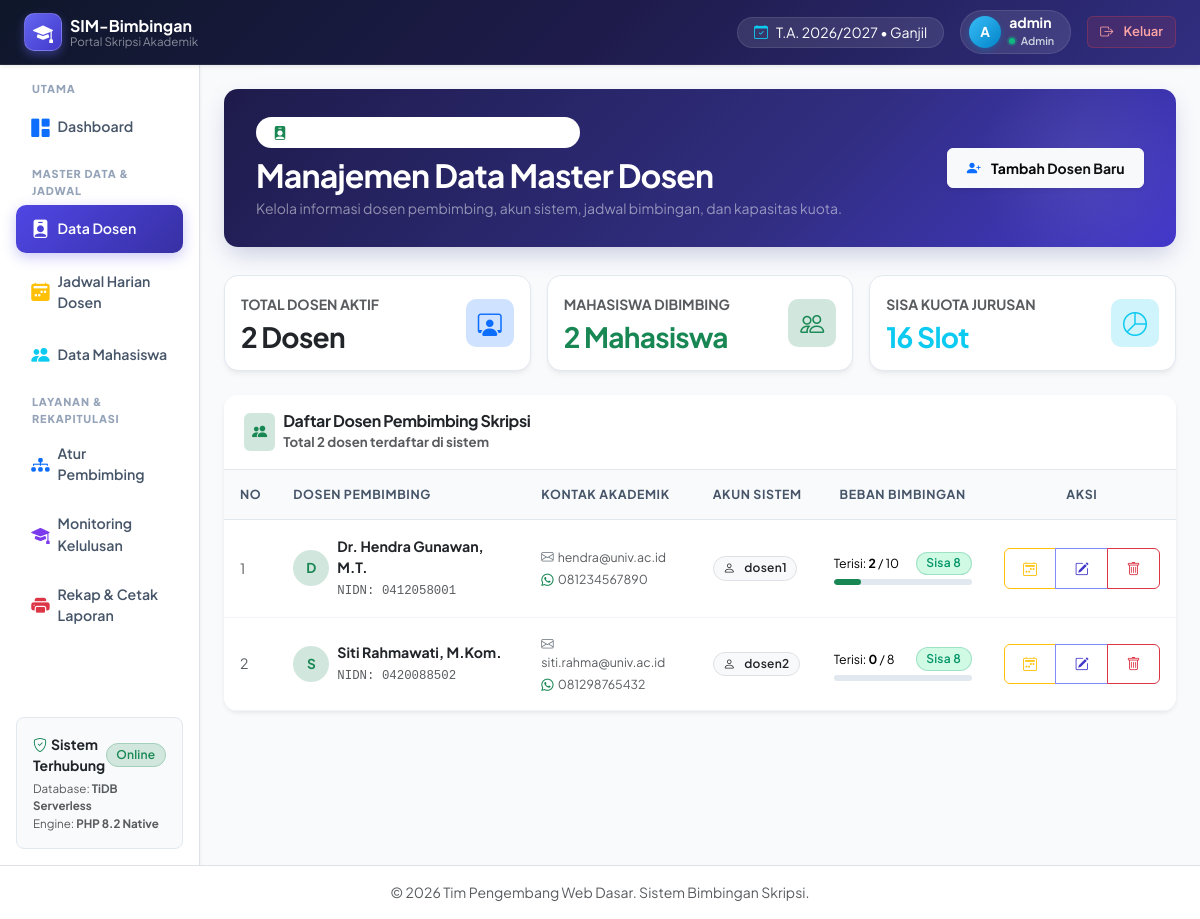
Screenshot of /admin/data_dosen.php (signed in) with the database file from the repository.
### tables this page shows
CREATE TABLE IF NOT EXISTS dosen (
    id INT AUTO_INCREMENT PRIMARY KEY,
    user_id INT NOT NULL,
    nidn VARCHAR(20) NOT NULL UNIQUE,
    nama_dosen VARCHAR(100) NOT NULL,
    email VARCHAR(100) NOT NULL,
    no_whatsapp VARCHAR(20),
    foto_profil VARCHAR(255) DEFAULT 'default.png',
    kuota_bimbingan INT DEFAULT 10,
    created_at TIMESTAMP DEFAULT CURRENT_TIMESTAMP,
    FOREIGN KEY (user_id) REFERENCES users(id) ON DELETE CASCADE
);

CREATE TABLE IF NOT EXISTS users (
    id INT AUTO_INCREMENT PRIMARY KEY,
    username VARCHAR(50) NOT NULL UNIQUE,
    password VARCHAR(255) NOT NULL,
    role ENUM('admin', 'dosen', 'mahasiswa') NOT NULL,
    created_at TIMESTAMP DEFAULT CURRENT_TIMESTAMP
);

### admin/data_dosen.php (the view, shortened to what this page needs)
<?php
require_once '../config/database.php';
$query = "
    SELECT
        d.*,
        u.username,
        COUNT(m.id) AS total_mahasiswa
    FROM dosen d
    INNER JOIN users u ON d.user_id = u.id
    LEFT JOIN mahasiswa m ON d.id = m.dosen_pembimbing_id
    GROUP BY d.id, u.username
    ORDER BY d.nama_dosen ASC
";
$dosen_list = $pdo->query($query)->fetchAll();
$total_kapasitas = 0;
$total_terisi = 0;
foreach ($dosen_list as $row) {
    $total_kapasitas += (int)$row['kuota_bimbingan'];
    $total_terisi += (int)$row['total_mahasiswa'];
}
$total_sisa = $total_kapasitas - $total_terisi;
require_once '../templates/header.php';
require_once '../templates/sidebar_admin.php';
?>
<div class="hero-banner d-flex flex-column flex-md-row justify-content-between align-items-md-center gap-3">
    <div>
        <div class="d-inline-flex align-items-center gap-2 px-3 py-1 rounded-pill bg-white bg-opacity-15 text-white small mb-2 border border-white border-opacity-10">
            <i class="bi bi-person-badge-fill text-success"></i>
            <span>Direktori Tenaga Pengajar & Pembimbing</span>
        </div>
        <h2 class="fw-bold text-white mb-1">Manajemen Data Master Dosen</h2>
        <p class="text-white-50 small mb-0">Kelola informasi dosen pembimbing, akun sistem, jadwal bimbingan, dan kapasitas kuota.</p>
    </div>
    <div class="d-flex align-items-center gap-2">
        <button type="button" class="btn btn-light shadow-sm fw-bold" data-bs-toggle="modal" data-bs-target="#modalTambahDosen">
            <i class="bi bi-person-plus-fill text-primary me-1"></i> Tambah Dosen Baru
        </button>
    </div>
</div>
<div class="row g-3 mb-4">
    <div class="col-md-4">
        <div class="metric-card p-3">
            <div class="d-flex justify-content-between align-items-center">
                <div>
                    <span class="small text-muted fw-bold text-uppercase">Total Dosen Aktif</span>
                    <h3 class="fw-bold text-dark mb-0 mt-1"><?= count($dosen_list); ?> Dosen</h3>
                </div>
                <div class="metric-icon-box bg-primary-subtle text-primary">
                    <i class="bi bi-person-workspace"></i>
                </div>
            </div>
        </div>
    </div>
    <div class="col-md-4">
        <div class="metric-card p-3">
            <div class="d-flex justify-content-between align-items-center">
                <div>
                    <span class="small text-muted fw-bold text-uppercase">Mahasiswa Dibimbing</span>
                    <h3 class="fw-bold text-success mb-0 mt-1"><?= $total_terisi; ?> Mahasiswa</h3>
                </div>
                <div class="metric-icon-box bg-success-subtle text-success">
                    <i class="bi bi-people"></i>
                </div>
            </div>
        </div>
    </div>
    <div class="col-md-4">
        <div class="metric-card p-3">
            <div class="d-flex justify-content-between align-items-center">
                <div>
                    <span class="small text-muted fw-bold text-uppercase">Sisa Kuota Jurusan</span>
                    <h3 class="fw-bold text-info mb-0 mt-1"><?= $total_sisa; ?> Slot</h3>
                </div>
                <div class="metric-icon-box bg-info-subtle text-info">
                    <i class="bi bi-pie-chart"></i>
                </div>
            </div>
        </div>
    </div>
</div>
<div class="card shadow-sm border-0">
    <div class="card-header bg-white py-3 d-flex justify-content-between align-items-center">
        <div class="d-flex align-items-center gap-2">
            <span class="p-2 rounded bg-success-subtle text-success">
                <i class="bi bi-people-fill"></i>
            </span>
            <div>
                <h6 class="fw-bold mb-0 text-dark">Daftar Dosen Pembimbing Skripsi</h6>
                <small class="text-muted">Total <?= count($dosen_list); ?> dosen terdaftar di sistem</small>
            </div>
        </div>
    </div>
    <div class="card-body p-0">
        <div class="table-responsive">
            <table class="table table-hover align-middle mb-0">
                <thead class="table-light">
                    <tr>
                        <th class="ps-3" style="width: 50px;">No</th>
                        <th>Dosen Pembimbing</th>
                        <th>Kontak Akademik</th>
                        <th>Akun Sistem</th>
                        <th class="text-center" style="min-width: 170px;">Beban Bimbingan</th>
                        <th class="text-center" style="width: 180px;">Aksi</th>
                    </tr>
                </thead>
                <tbody>
                    <?php if (empty($dosen_list)): ?>
                        <tr>
                            <td colspan="6" class="text-center text-muted py-5">
                                <i class="bi bi-person-x fs-2 d-block text-secondary mb-2"></i>
                                Belum ada data dosen tersimpan.
                            </td>
                        </tr>
                    <?php else: ?>
                        <?php
                        $no = 1;
                        foreach ($dosen_list as $row):
                            $bimbingan = (int)$row['total_mahasiswa'];
                            $kuota     = (int)$row['kuota_bimbingan'];
                            $sisa      = $kuota - $bimbingan;
                            $persen    = $kuota > 0 ? min(100, round(($bimbingan / $kuota) * 100)) : 0;
                            $initial   = strtoupper(substr($row['nama_dosen'], 0, 1));
                        ?>
                            <tr>
                                <td class="ps-3 text-muted"><?= $no++; ?></td>
                                <td>
                                    <div class="d-flex align-items-center gap-2">
                                        <div class="avatar-initial bg-success-subtle text-success">
                                            <?= $initial; ?>
                                        </div>
                                        <div>
                                            <div class="fw-bold text-dark"><?= htmlspecialchars($row['nama_dosen']); ?></div>
                                            <span class="font-monospace text-muted small">NIDN: <?= htmlspecialchars($row['nidn']); ?></span>
                                        </div>
                                    </div>
                                </td>
                                <td>
                                    <div class="small text-muted">
                                        <div><i class="bi bi-envelope text-secondary me-1"></i><?= htmlspecialchars($row['email']); ?></div>
                                        <?php if (!empty($row['no_whatsapp'])): ?>
                                            <div class="mt-1"><i class="bi bi-whatsapp text-success me-1"></i><?= htmlspecialchars($row['no_whatsapp']); ?></div>
                                        <?php endif; ?>
                                    </div>
                                </td>
                                <td>
                                    <span class="badge bg-light text-dark border">
                                        <i class="bi bi-person me-1"></i><?= htmlspecialchars($row['username']); ?>
                                    </span>
                                </td>
                                <td>
                                    <div class="d-flex justify-content-between align-items-center small mb-1">
                                        <span>Terisi: <strong><?= $bimbingan; ?></strong> / <?= $kuota; ?></span>
                                        <span class="badge <?= ($sisa > 0) ? 'bg-success' : 'bg-danger'; ?>">
                                            <?= ($sisa > 0) ? "Sisa {$sisa}" : 'Penuh'; ?>
                                        </span>
                                    </div>
                                    <div class="progress" style="height: 6px;">
                                        <div class="progress-bar <?= ($persen >= 100) ? 'bg-danger' : (($persen >= 75) ? 'bg-warning' : 'bg-success'); ?>"
                                             role="progressbar" style="width: <?= $persen; ?>%"></div>
                                    </div>
                                </td>
                                <td class="text-center">
                                    <div class="btn-group btn-group-sm">
                                        <a href="jadwal_dosen.php?dosen_id=<?= $row['id']; ?>" class="btn btn-outline-warning" title="Atur Jadwal Bimbingan">
                                            <i class="bi bi-calendar2-week"></i>
                                        </a>
                                        <button type="button" class="btn btn-outline-primary btn-edit"
                                                data-bs-toggle="modal"
                                                data-bs-target="#modalEditDosen"
                                                data-id="<?= $row['id']; ?>"
                                                data-userid="<?= $row['user_id']; ?>"
                                                data-nidn="<?= htmlspecialchars($row['nidn']); ?>"
                                                data-nama="<?= htmlspecialchars($row['nama_dosen']); ?>"
                                                data-email="<?= htmlspecialchars($row['email']); ?>"
                                                data-wa="<?= htmlspecialchars($row['no_whatsapp']); ?>"
                                                data-kuota="<?= $row['kuota_bimbingan']; ?>"
                                                data-username="<?= htmlspecialchars($row['username']); ?>"
                                                title="Edit Dosen">
                                            <i class="bi bi-pencil-square"></i>
                                        </button>
                                        <button type="button" class="btn btn-outline-danger btn-delete"
                                                data-bs-toggle="modal"
                                                data-bs-target="#modalHapusDosen"
                                                data-userid="<?= $row['user_id']; ?>"
                                                data-nama="<?= htmlspecialchars($row['nama_dosen']); ?>"
                                                title="Hapus Dosen">
                                            <i class="bi bi-trash"></i>
                                        </button>
                                    </div>
                                </td>
                            </tr>
                        <?php endforeach; ?>
                    <?php endif; ?>
                </tbody>
            </table>
        </div>
    </div>
</div>
<?php
require_once '../templates/footer.php';
?>

### assets/css/style.css (style rules this page uses)
:root { --primary: #4338ca; --primary-hover: #3730a3; --primary-subtle: #e0e7ff; --primary-gradient: linear-gradient(135deg, #4f46e5 0%, #3730a3 100%); --success: #059669; --success-subtle: #d1fae5; --warning: #d97706; --warning-subtle: #fef3c7; --danger: #dc2626; --danger-subtle: #fee2e2; --info: #0284c7; --info-subtle: #e0f2fe; --purple: #7c3aed; --purple-subtle: #ede9fe; --surface: #ffffff; --background: #f8fafc; --text-main: #0f172a; --text-muted: #64748b; --border-color: #e2e8f0; --border-focus: #818cf8; --radius-sm: 0.375rem; --radius-md: 0.625rem; --radius-lg: 0.875rem; --radius-xl: 1.25rem; --shadow-subtle: 0 1px 3px rgba(0, 0, 0, 0.05), 0 1px 2px rgba(0, 0, 0, 0.03); --shadow-card: 0 4px 6px -1px rgba(0, 0, 0, 0.05), 0 2px 4px -2px rgba(0, 0, 0, 0.05); --shadow-hover: 0 12px 24px -4px rgba(0, 0, 0, 0.08), 0 4px 6px -2px rgba(0, 0, 0, 0.04); }
*, *::before, *::after { box-sizing: border-box; }
body { font-family: 'Plus Jakarta Sans', system-ui, -apple-system, BlinkMacSystemFont, "Segoe UI", Roboto, sans-serif; color: var(--text-main); background-color: var(--background); -webkit-font-smoothing: antialiased; -moz-osx-font-smoothing: grayscale; min-height: 100vh; display: flex; flex-direction: column; }
h1, h2, h3, h4, h5, h6 { font-weight: 700; letter-spacing: -0.025em; color: #0f172a; }
.hero-banner { background: linear-gradient(135deg, #1e1b4b 0%, #312e81 60%, #4338ca 100%); border-radius: var(--radius-lg); color: #ffffff; padding: 1.75rem 2rem; box-shadow: 0 10px 25px -5px rgba(49, 46, 129, 0.25); margin-bottom: 1.75rem; position: relative; overflow: hidden; }
.hero-banner::after { content: ''; position: absolute; right: -20px; bottom: -30px; width: 220px; height: 220px; background: radial-gradient(circle, rgba(255,255,255,0.08) 0%, rgba(255,255,255,0) 70%); border-radius: 50%; pointer-events: none; }
.metric-card { background: #ffffff; border-radius: var(--radius-lg); border: 1px solid var(--border-color); padding: 1.5rem; box-shadow: var(--shadow-card); transition: all 0.25s cubic-bezier(0.4, 0, 0.2, 1); position: relative; overflow: hidden; }
.metric-icon-box { width: 48px; height: 48px; border-radius: var(--radius-md); display: flex; align-items: center; justify-content: center; font-size: 1.5rem; }
.avatar-initial { width: 36px; height: 36px; border-radius: 50%; display: flex; align-items: center; justify-content: center; font-weight: 700; font-size: 0.85rem; flex-shrink: 0; }
.card { border: 1px solid var(--border-color); border-radius: var(--radius-lg); background-color: var(--surface); box-shadow: var(--shadow-card); transition: transform 0.2s ease, box-shadow 0.2s ease; overflow: hidden; }
.card-header { background-color: #ffffff; border-bottom: 1px solid var(--border-color); font-weight: 700; font-size: 0.95rem; padding: 1rem 1.25rem; }
.btn { font-weight: 600; font-size: 0.875rem; border-radius: var(--radius-sm); padding: 0.55rem 1.15rem; transition: all 0.2s cubic-bezier(0.4, 0, 0.2, 1); display: inline-flex; align-items: center; justify-content: center; gap: 0.4rem; }
.btn-outline-primary { border-color: #818cf8; color: var(--primary); }
.table { margin-bottom: 0; color: #334155; }
.table th { background-color: #f8fafc; color: #475569; font-size: 0.775rem; font-weight: 700; text-transform: uppercase; letter-spacing: 0.05em; border-bottom: 1px solid var(--border-color); padding: 0.95rem 1rem; white-space: nowrap; }
.table td { padding: 1rem; border-bottom: 1px solid #f1f5f9; font-size: 0.885rem; vertical-align: middle; }
.table-hover tbody tr { transition: background-color 0.15s ease, transform 0.1s ease; }
.badge { font-weight: 600; font-size: 0.75rem; padding: 0.4em 0.8em; border-radius: 9999px; letter-spacing: 0.02em; display: inline-flex; align-items: center; gap: 0.3rem; }
.badge.bg-success { background-color: var(--success-subtle) !important; color: var(--success) !important; border: 1px solid rgba(5, 150, 105, 0.25); }
.progress { background-color: #e2e8f0; border-radius: 9999px; overflow: hidden; }
.progress-bar { border-radius: 9999px; transition: width 0.4s ease; }

### rows the page displays
dosen: nama_dosen "D", nama_dosen "Dr. Hendra Gunawan, M.T.", nidn "0412058001", email "hendra@univ.ac.id", no_whatsapp "081234567890", user.username "dosen1", bimbingan "2", kuota_bimbingan "10", sisa "8"
dosen: nama_dosen "S", nama_dosen "Siti Rahmawati, M.Kom.", nidn "0420088502", email "siti.rahma@univ.ac.id", no_whatsapp "081298765432", user.username "dosen2", bimbingan "0", kuota_bimbingan "8"

### other values shown
$user_initial "A"
$_SESSION['username'] "admin"
$_SESSION['role'] "Admin"
count($dosen_list) "2"
$total_terisi "2"
$total_sisa "16"
